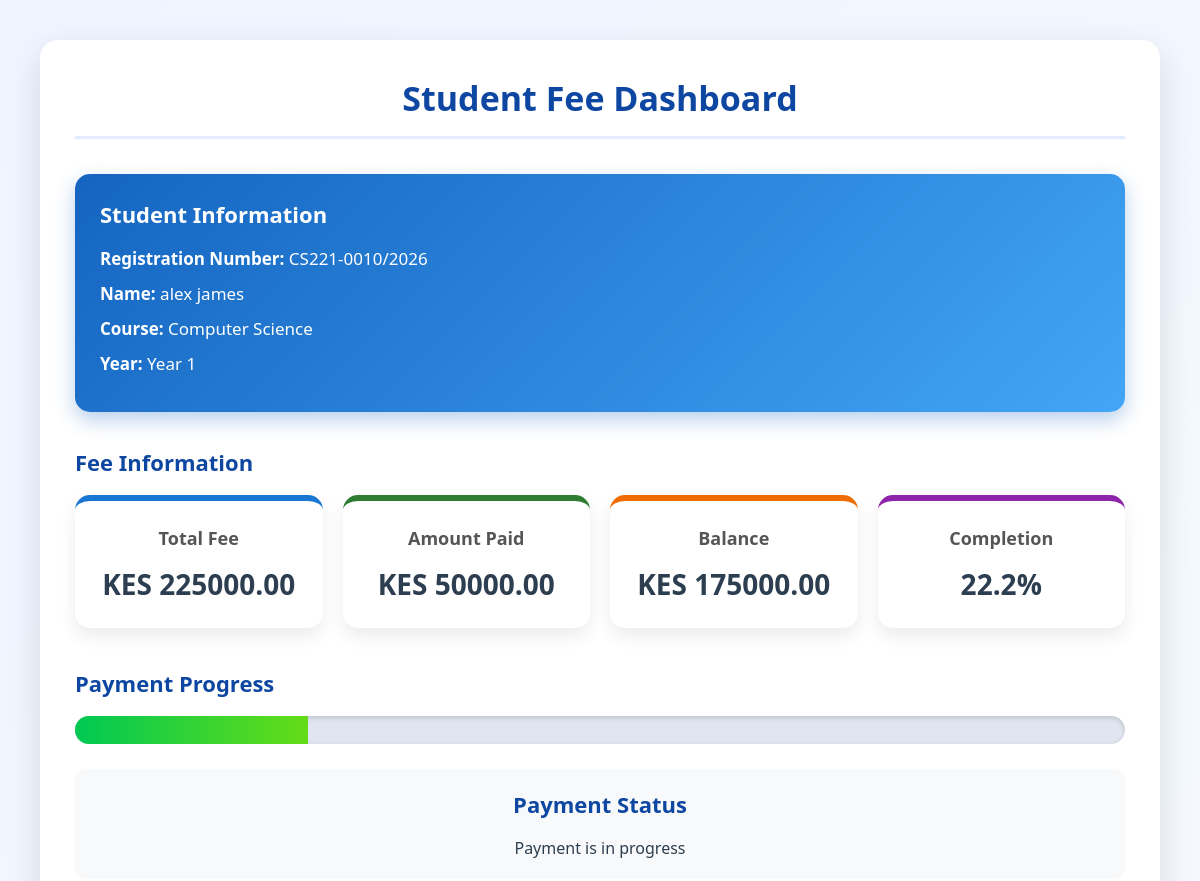
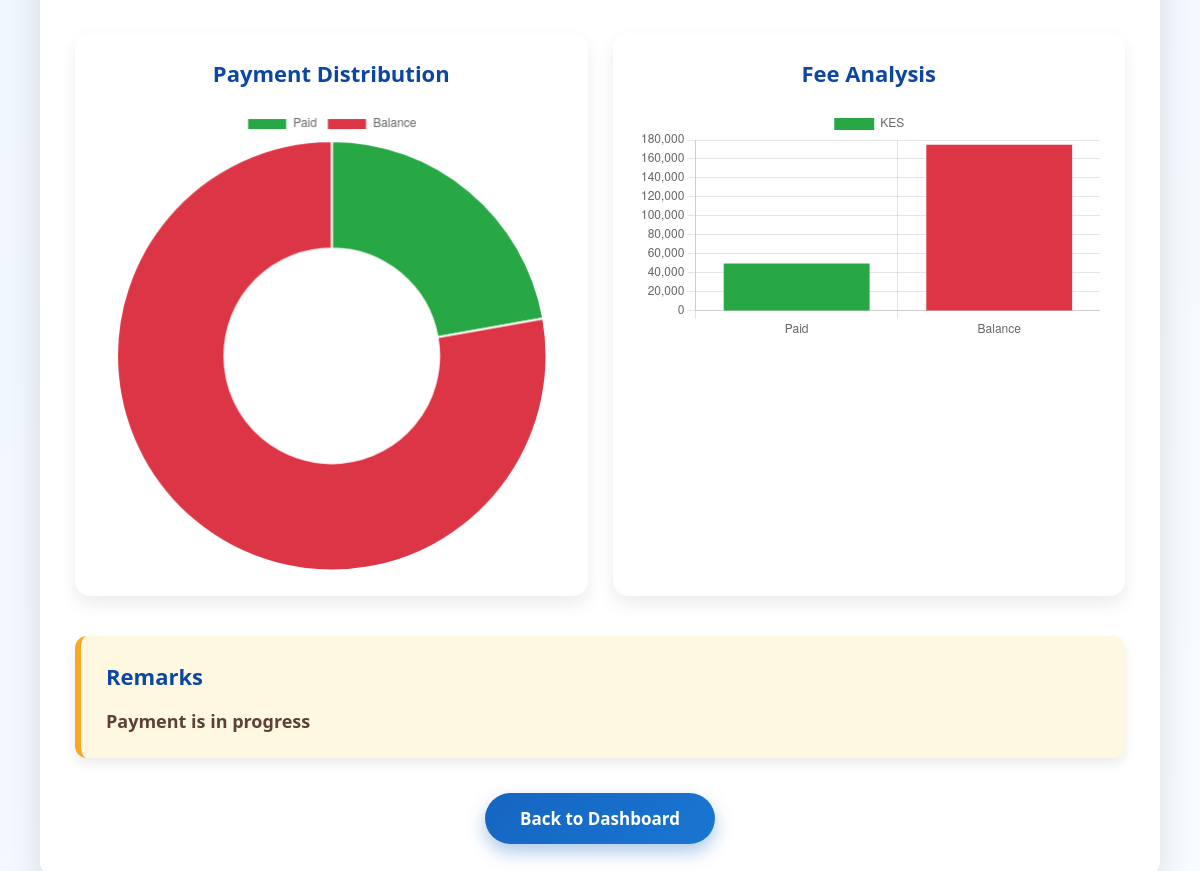
Screenshot of /payment/ (signed in) with the database file from the repository (2 pictures, top to bottom).
### SmartHubApp/models.py (models this page shows, shortened)
class Student(models.Model):
    first_name = models.CharField(max_length=100)
    middle_name = models.CharField(max_length=100, blank=True)
    last_name = models.CharField(max_length=100)
    dob = models.DateField()
    gender = models.CharField(max_length=20)
    nationality = models.CharField(max_length=100)
    phone = models.CharField(max_length=20)
    county = models.CharField(max_length=100)
    address = models.TextField()
    postal_code = models.CharField(max_length=20)
    faculty = models.CharField(max_length=100)
    department = models.CharField(max_length=100)
    course = models.CharField(max_length=100)
    year = models.CharField(max_length=20, default="Year 1")
    study_mode = models.CharField(max_length=30)
    guardian_name = models.CharField(max_length=100)
    guardian_phone = models.CharField(max_length=20)
    personal_email = models.EmailField()
    registration_number = models.CharField(max_length=30, unique=True)
    institution_email = models.EmailField(unique=True)
    username = models.CharField(max_length=100, unique=True)
    password = models.CharField(max_length=255)
    created_at = models.DateTimeField(auto_now_add=True)

class Fee(models.Model):
    student = models.OneToOneField(Student, on_delete=models.CASCADE)
    total_fee = models.DecimalField(max_digits=10, decimal_places=2)
    amount_paid = models.DecimalField(max_digits=10, decimal_places=2, default=0)
    updated_at = models.DateTimeField(auto_now=True)
    @property
    def balance(self):
        total = self.total_fee or 0
        paid = self.amount_paid or 0
        return total - paid
    @property
    def completion(self):
        total = self.total_fee or 0
        paid = self.amount_paid or 0
        if total == 0:
            return 0
        return round((paid / total) * 100, 1)

### SmartHubApp/views.py (the view)
# urls.py: path('payment/', payment, name='payment'),
def payment(request):
    if 'student_id' not in request.session:
        return redirect('login')
    student = Student.objects.get(id=request.session['student_id'])
    fee = Fee.objects.filter(student=student).first()
    if not fee:
        fee = Fee.objects.create(
            student=student,
            total_fee=0,
            amount_paid=0
        )
    balance = fee.balance
    percentage = fee.completion
    if percentage == 0:
        remark = "No payment made yet"
    elif percentage < 50:
        remark = "Payment is in progress"
    elif percentage < 100:
        remark = "Almost complete"
    else:
        remark = "Fully paid"
    return render(request, "SmartHubApp/payment.html", {
        "student": student,
        "fee": fee,
        "balance": balance,
        "percentage": percentage,
        "remark": remark
    })
    return render(request, "SmartHubApp/payment.html", context)

### templates/SmartHubApp/payment.html (shortened to what this page needs)
{% load static %}
<!DOCTYPE html>
<html lang="en">
<head>
<link rel="stylesheet" href="{% static 'css/payment.css' %}">
</head>
<body>
<div class="container">
<div class="card">
<h1>Student Fee Dashboard</h1>
<div class="student-info">
<h2>Student Information</h2>
<p><strong>Registration Number:</strong> {{ student.registration_number }}</p>
<p><strong>Name:</strong> {{ student.first_name }} {{ student.last_name }}</p>
<p><strong>Course:</strong> {{ student.course }}</p>
<p><strong>Year:</strong> {{ student.year }}</p>
</div>
<div class="fee-info">
<h2>Fee Information</h2>
<div class="summary">
<div class="summary-card">
<h3>Total Fee</h3>
<p>KES {{ fee.total_fee }}</p>
</div>
<div class="summary-card">
<h3>Amount Paid</h3>
<p>KES {{ fee.amount_paid }}</p>
</div>
<div class="summary-card">
<h3>Balance</h3>
<p>KES {{ balance }}</p>
</div>
<div class="summary-card">
<h3>Completion</h3>
<p>{{ percentage }}%</p>
</div>
</div>
</div>
<div class="payment-progress">
<h2>Payment Progress</h2>
<div class="progress-container">
<div id="progressBar"></div>
</div>
</div>
<div class="payment-status">
<h2>Payment Status</h2>
<p id="statusText">{{ remark }}</p>
</div>
<div class="charts">
<div class="chart-card">
<h2>Payment Distribution</h2>
<canvas id="pieChart"></canvas>
</div>
<div class="chart-card">
<h2>Fee Analysis</h2>
<canvas id="barChart"></canvas>
</div>
</div>
<div class="remarks">
<h2>Remarks</h2>
<p id="remarksMessage">{{ remark }}</p>
</div>
<div class="buttons">
<a href="{% url 'dashboard' %}" class="btn">Back to Dashboard</a>
</div>
</div>
</div>
<script>
let pieChart;
let barChart;
function loadCharts() {
    const dataEl = document.getElementById("feeData");
    let total = Number(dataEl.dataset.total);
    let paid = Number(dataEl.dataset.paid);
    let balance = Number(dataEl.dataset.balance);
    let percentage = Number(dataEl.dataset.percentage);
    if (isNaN(total)) total = 0;
    if (isNaN(paid)) paid = 0;
    if (isNaN(balance)) balance = 0;
    if (isNaN(percentage)) percentage = 0;
    // UPDATE PROGRESS BAR
    document.getElementById("progressBar").style.width = percentage + "%";
    // PIE CHART
    const pieCtx = document.getElementById("pieChart");
    if (pieChart) pieChart.destroy();
    pieChart = new Chart(pieCtx, {
        type: "doughnut",
        data: {
            labels: ["Paid", "Balance"],
            datasets: [{
                data: [paid, balance],
                backgroundColor: ["#28a745", "#dc3545"]
            }]
        },
        options: {
            responsive: true
        }
    });
    // BAR CHART
    const barCtx = document.getElementById("barChart");
    if (barChart) barChart.destroy();
    barChart = new Chart(barCtx, {
        type: "bar",
        data: {
            labels: ["Paid", "Balance"],
            datasets: [{
                label: "KES",
                data: [paid, balance],
                backgroundColor: ["#28a745", "#dc3545"]
            }]
        },
        options: {
            responsive: true,
            scales: {
                y: {
                    beginAtZero: true
                }
            }
        }
    });
    // STATUS MESSAGE LOGIC
    const statusText = document.getElementById("statusText");
    if (percentage === 0) {
        statusText.innerText = "No payment made yet";
    }
    else if (percentage < 50) {
        statusText.innerText = "Payment is in progress";
    }
    else if (percentage < 100) {
        statusText.innerText = "Almost complete";
    }
    else {
        statusText.innerText = "Fully paid";
    }
}
document.addEventListener("DOMContentLoaded", loadCharts);
</script>
</body>
</html>

### static/css/payment.css (style rules this page uses)
* { margin:0; padding:0; box-sizing:border-box; font-family:"Segoe UI",Tahoma,Geneva,Verdana,sans-serif; }
body { background:linear-gradient(135deg,#eef5ff,#f8fbff); padding:40px; color:#2c3e50; }
.container { max-width:1250px; margin:auto; }
.card { background:#ffffff; border-radius:18px; padding:35px; box-shadow:0 12px 35px rgba(0,0,0,.12); }
h1 { text-align:center; font-size:34px; color:#0d47a1; margin-bottom:35px; padding-bottom:15px; border-bottom:3px solid #e3ecff; }
h2 { font-size:22px; color:#0d47a1; margin-bottom:18px; }
.student-info { background:linear-gradient(135deg,#1565c0,#42a5f5); color:#ffffff; padding:25px; border-radius:15px; margin-bottom:35px; box-shadow:0 8px 20px rgba(21,101,192,.3); }
.student-info h2 { color:#ffffff; }
.student-info p { margin:12px 0; font-size:17px; }
.fee-info { margin-bottom:35px; }
.summary { display:grid; grid-template-columns:repeat(auto-fit,minmax(220px,1fr)); gap:20px; }
.summary-card { padding:25px; border-radius:15px; text-align:center; background:#ffffff; box-shadow:0 8px 18px rgba(0,0,0,.08); transition:.3s; }
.summary-card:nth-child(1) { border-top:6px solid #1976d2; }
.summary-card:nth-child(2) { border-top:6px solid #2e7d32; }
.summary-card:nth-child(3) { border-top:6px solid #ef6c00; }
.summary-card:nth-child(4) { border-top:6px solid #8e24aa; }
.summary-card h3 { font-size:18px; color:#555; margin-bottom:15px; }
.summary-card p { font-size:28px; font-weight:bold; }
.payment-progress { margin:40px 0 25px; }
.progress-container { width:100%; height:28px; background:#dfe6ef; border-radius:30px; overflow:hidden; box-shadow:inset 0 2px 5px rgba(0,0,0,.15); }
#progressBar { width:0%; height:100%; background:linear-gradient(90deg,#00c853,#64dd17); transition:.6s; }
.payment-status { margin-bottom:35px; text-align:center; padding:20px; border-radius:12px; background:#f8f9fa; }
.charts { display:grid; grid-template-columns:repeat(auto-fit,minmax(380px,1fr)); gap:25px; margin-bottom:40px; }
.chart-card { background:#ffffff; padding:25px; border-radius:15px; box-shadow:0 8px 18px rgba(0,0,0,.08); }
.chart-card h2 { text-align:center; margin-bottom:20px; }
.remarks { margin-top:35px; padding:25px; background:#fff8e1; border-left:6px solid #f9a825; border-radius:12px; box-shadow:0 6px 12px rgba(0,0,0,.08); }
#remarksMessage { font-size:18px; font-weight:600; color:#5d4037; }
.buttons { margin-top:35px; text-align:center; }
.btn { display:inline-block; padding:14px 35px; background:linear-gradient(135deg,#1565c0,#1976d2); color:#ffffff; text-decoration:none; border-radius:30px; font-size:17px; font-weight:bold; transition:.3s; box-shadow:0 8px 18px rgba(21,101,192,.35); }

### rows the page displays
Student: registration_number "CS221-0010/2026", first_name "alex", last_name "james", course "Computer Science", year "Year 1"
Fee: total_fee "225000.00", amount_paid "50000.00"

### other values shown
{{ balance }} "175000.00"
{{ percentage }} "22.2"
{{ remark }} "Payment is in progress"
